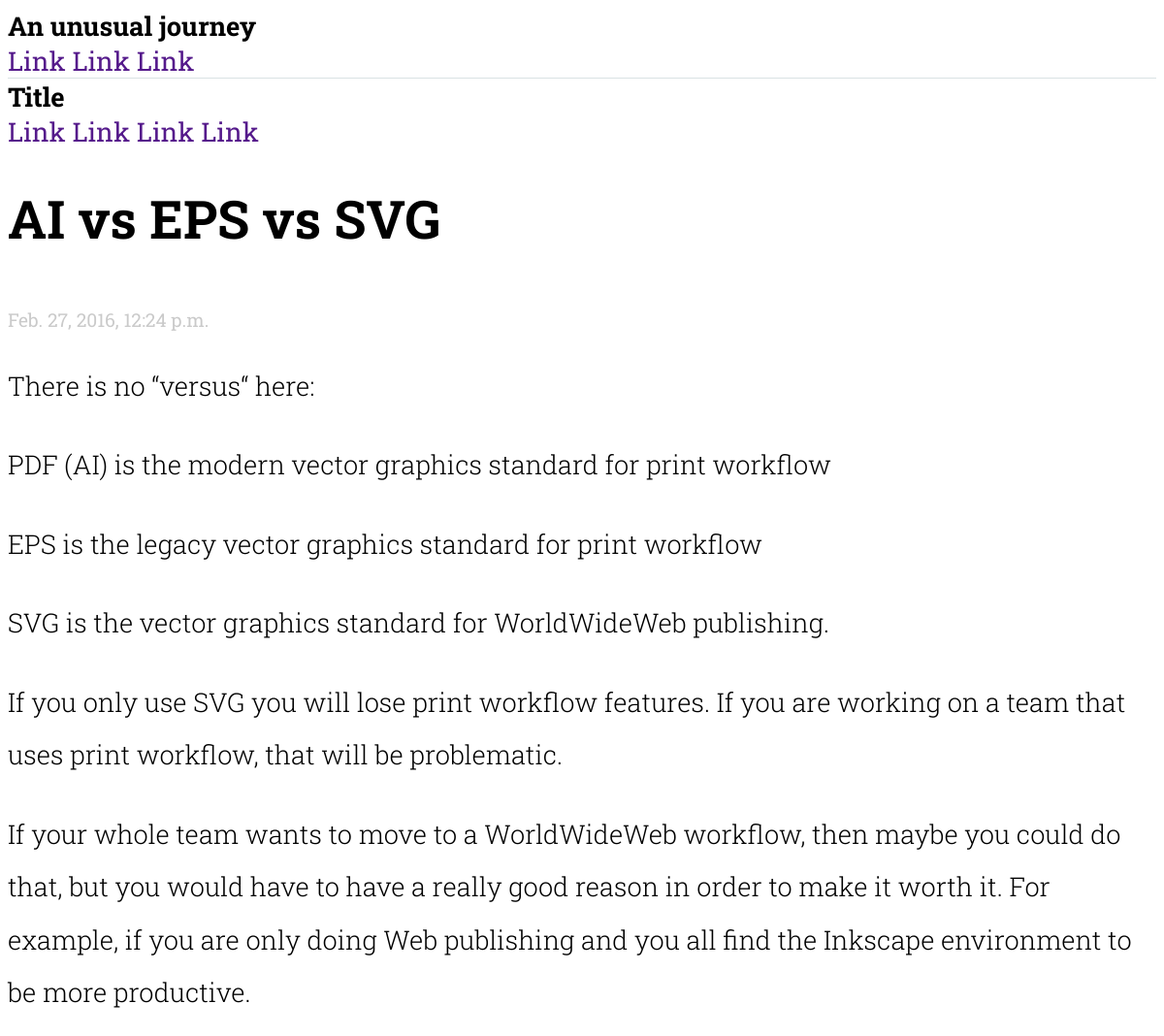
The app's page /post/2/ with its own data.
### blog/views.py (the view)
# urls.py: url(r'^post/(?P<pk>[0-9]+)/$', views.post_detail, name='post_detail'),
def post_detail(request, pk):
    post = get_object_or_404(Post, pk=pk)
    return render(request, 'blog/post_detail.html', {'post': post})

### blog/templates/blog/post_detail.html (shortened to what this page needs)
{% extends 'blog/base.html' %}
{% block content %}
    <div class="post">
        <h1>{{ post.title }}</h1>
        {% if post.published_date %}
        <div class="publish-date">
          {{ post.published_date }}
        </div>
        {% endif %}
        <p>{{ post.text|linebreaks }}</p>
    </div>
{% endblock %}

### blog/static/css/blog.css (style rules this page uses)
body { font-family: 'Roboto Slab', serif; font-size: 1.7rem; }
h1, h2, h3, h4 { font-family: 'Roboto Slab', serif; margin-bottom: 3.5rem; }
p { font-size: 1.7rem; font-weight: 300; line-height: 2; }
.publish-date { color: #cacaca; font-size: 1.2rem; font-weight: 400; }
.post { margin-bottom: 10%; }

### records on screen
Post: title "AI vs EPS vs SVG", published_date "Feb. 27, 2016, 12:24 p.m.", text "There is no “versus“ here: PDF (AI) is the modern vector graphics standard for print workflow EPS is the legacy vector graphics standard for print workflow SVG is the vector graphics standard for WorldWideWeb publishing. If you only use SVG you will lose print workflow features. If you are working on a team that uses print workflow, that will be problematic. If your whole team wants to move to a WorldWideWeb workflow, then maybe you could do that, but you would have to have a really good reason in order to make it worth it. For example, if you are only doing Web publishing and you all find the Inkscape environment to be more productive."
